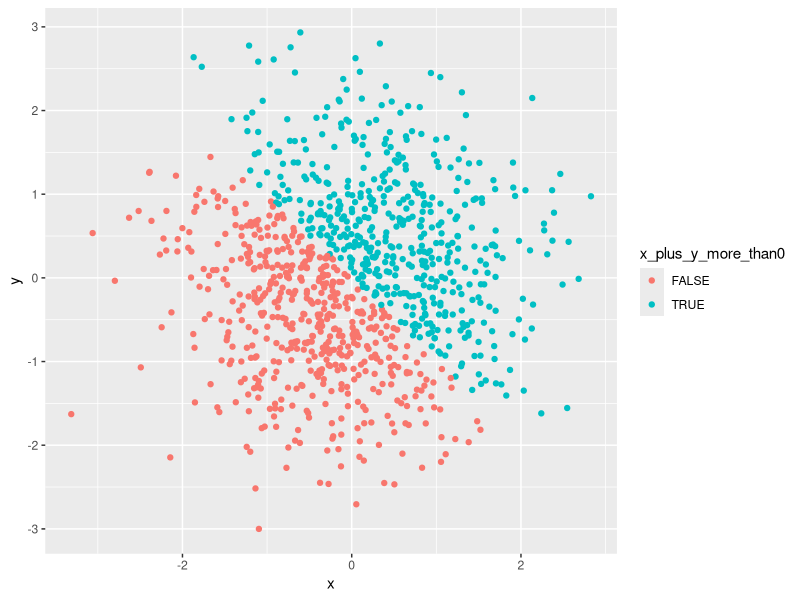
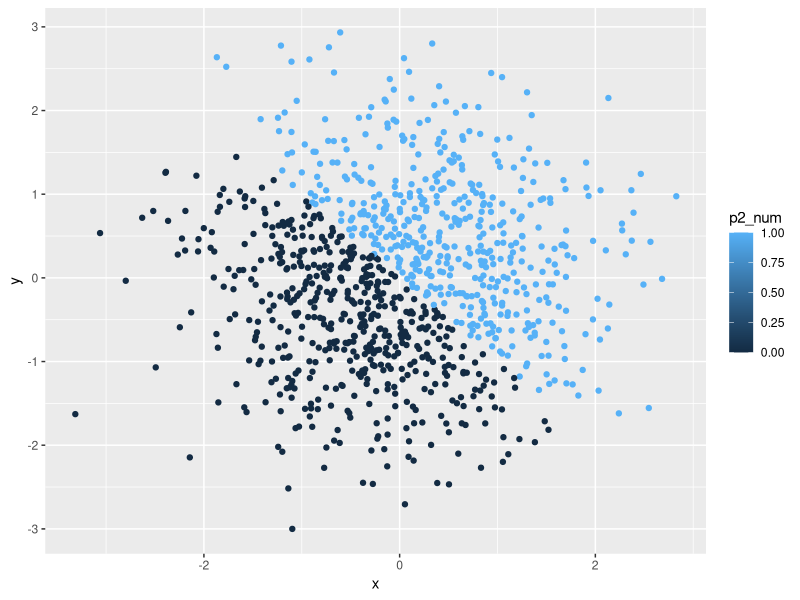
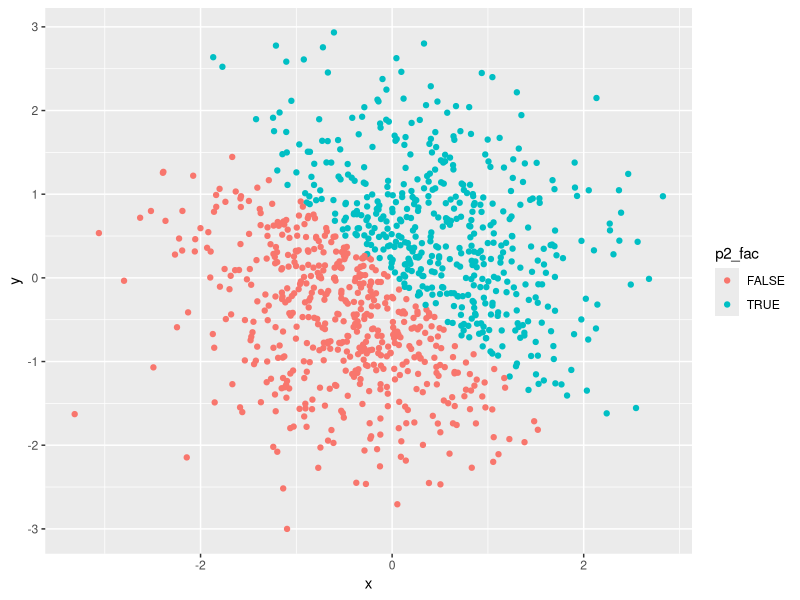
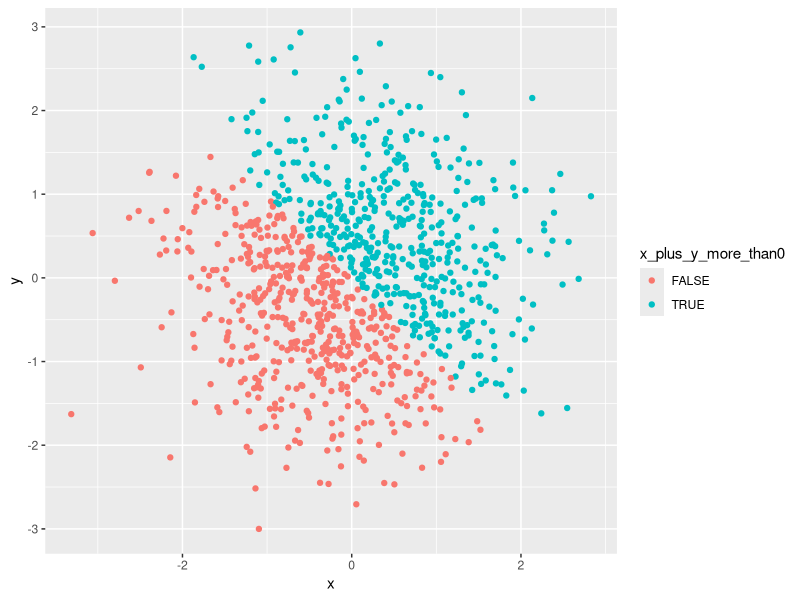

The R script that drew these images, in order:
## ---- chunk 1
library(tidyverse)
## ---- chunk 2
dataframe = tibble(
  sample = runif(10, min = 0, max = 5),
  morethan2 = c(sample[1:10] > 2),
  p1_cha = c('JohnyDepp','AlanRickman','Eddie','Benedict','Watson','f','g','h','i','SeverusSnape'),
  p1_fac = factor(c('A','A','C','C','A','B','B','E','E','A'))
)
mean(dataframe$sample)
mean(dataframe$morethan2)
mean(dataframe$p1_cha)
mean(dataframe$p1_fac)
## ---- chunk 3
tmp1 = as.factor(dataframe$p1_cha)
tmp1
as.numeric(tmp1)

tmp2 = as.character(dataframe$p1_fac)
tmp2
as.numeric(tmp2)
## ---- chunk 4
norm_distri = tibble(
  x = rnorm(1000),
  y = rnorm(1000),
  x_plus_y_more_than0 = c(x[1:1000] + y[1:1000] > 0 ),
  p2_num = as.numeric(x_plus_y_more_than0),
  p2_fac = as.factor(x_plus_y_more_than0)
)
## ---- chunk 5
ggplot(norm_distri, aes(x = x, y = y, color = x_plus_y_more_than0)) + geom_point()
dir.create('./plot')
ggsave("hw1_p2_scatter_plot.pdf", path = './plot')
## ---- chunk 6
ggplot(norm_distri, aes(x = x, y = y, color = p2_num)) + geom_point()
## ---- chunk 7
ggplot(norm_distri, aes(x = x, y = y, color = p2_fac)) + geom_point()
